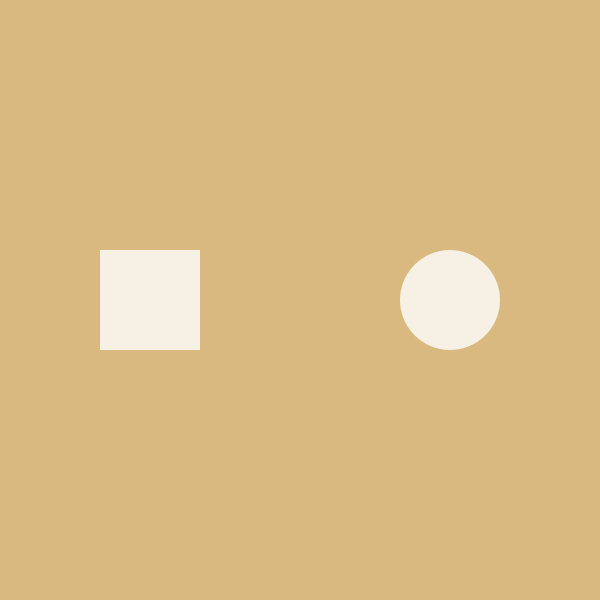
Frame 1 (no input)
Frame 60 (the mouse pressed at the canvas centre just before this capture): identical to frame 1, image omitted
Frame 120 (the mouse held since frame 60 and released just before this capture): identical to frame 1, image omitted

The Processing sketch that drew this single still picture (run headless with seeded random() and noise(); from frame 60 on, the mouse is pressed at the canvas centre):

// Processing sketch: processing_112988
// ── processing_112988.pde

void setup(){
  
  size(600, 600);
  smooth();
  rectMode(CENTER);
  ellipseMode(CENTER);
  noStroke();
}

void draw(){
  background(217,185,128,200);
  fill(255,200);
  rect(150, 300, width/6, height/6);
  
  if((mouseX>150) && (mouseX<250)) {
    fill(46,94,94);
    rect(150,300,width/5, height/5);
  }
  
  fill(255,200);
  ellipse(450,300, width/6, height/6);
  
  if((mouseX>450) && (mouseX<550)) {
    fill(191,28,31);
    ellipse(450,300, width/5, height/5);
  }
}
